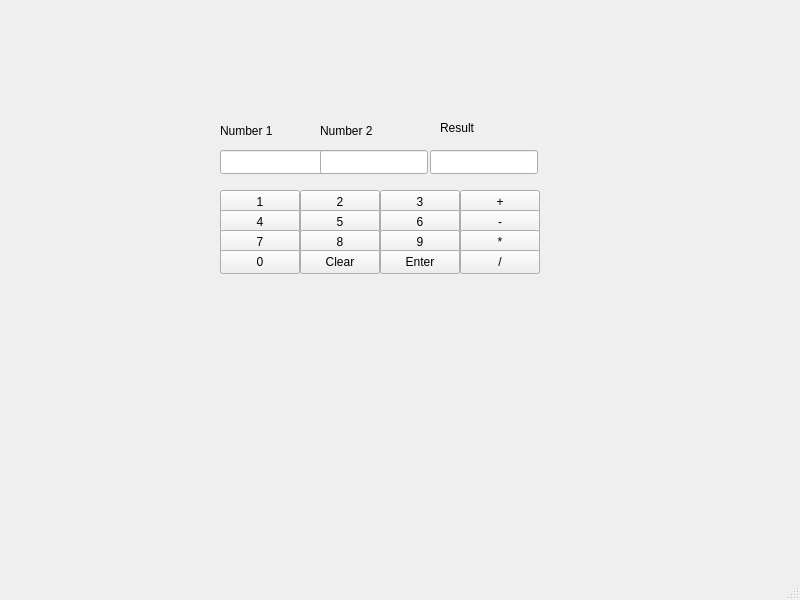
<?xml version="1.0" encoding="UTF-8"?>
<ui version="4.0">
 <class>MainWindow</class>
 <widget class="QMainWindow" name="MainWindow">
  <property name="geometry">
   <rect>
    <x>0</x>
    <y>0</y>
    <width>800</width>
    <height>600</height>
   </rect>
  </property>
  <property name="windowTitle">
   <string>MainWindow</string>
  </property>
  <widget class="QWidget" name="centralwidget">
   <widget class="QPushButton" name="num_1">
    <property name="geometry">
     <rect>
      <x>220</x>
      <y>190</y>
      <width>80</width>
      <height>24</height>
     </rect>
    </property>
    <property name="text">
     <string>1</string>
    </property>
   </widget>
   <widget class="QPushButton" name="num_2">
    <property name="geometry">
     <rect>
      <x>300</x>
      <y>190</y>
      <width>80</width>
      <height>24</height>
     </rect>
    </property>
    <property name="text">
     <string>2</string>
    </property>
   </widget>
   <widget class="QPushButton" name="num_3">
    <property name="geometry">
     <rect>
      <x>380</x>
      <y>190</y>
      <width>80</width>
      <height>24</height>
     </rect>
    </property>
    <property name="text">
     <string>3</string>
    </property>
   </widget>
   <widget class="QPushButton" name="num_4">
    <property name="geometry">
     <rect>
      <x>220</x>
      <y>210</y>
      <width>80</width>
      <height>24</height>
     </rect>
    </property>
    <property name="text">
     <string>4</string>
    </property>
   </widget>
   <widget class="QPushButton" name="num_5">
    <property name="geometry">
     <rect>
      <x>300</x>
      <y>210</y>
      <width>80</width>
      <height>24</height>
     </rect>
    </property>
    <property name="text">
     <string>5</string>
    </property>
   </widget>
   <widget class="QPushButton" name="num_6">
    <property name="geometry">
     <rect>
      <x>380</x>
      <y>210</y>
      <width>80</width>
      <height>24</height>
     </rect>
    </property>
    <property name="text">
     <string>6</string>
    </property>
   </widget>
   <widget class="QPushButton" name="num_7">
    <property name="geometry">
     <rect>
      <x>220</x>
      <y>230</y>
      <width>80</width>
      <height>24</height>
     </rect>
    </property>
    <property name="text">
     <string>7</string>
    </property>
   </widget>
   <widget class="QPushButton" name="num_8">
    <property name="geometry">
     <rect>
      <x>300</x>
      <y>230</y>
      <width>80</width>
      <height>24</height>
     </rect>
    </property>
    <property name="text">
     <string>8</string>
    </property>
   </widget>
   <widget class="QPushButton" name="num_9">
    <property name="geometry">
     <rect>
      <x>380</x>
      <y>230</y>
      <width>80</width>
      <height>24</height>
     </rect>
    </property>
    <property name="text">
     <string>9</string>
    </property>
   </widget>
   <widget class="QPushButton" name="num_0">
    <property name="geometry">
     <rect>
      <x>220</x>
      <y>250</y>
      <width>80</width>
      <height>24</height>
     </rect>
    </property>
    <property name="text">
     <string>0</string>
    </property>
   </widget>
   <widget class="QPushButton" name="clear">
    <property name="geometry">
     <rect>
      <x>300</x>
      <y>250</y>
      <width>80</width>
      <height>24</height>
     </rect>
    </property>
    <property name="text">
     <string>Clear</string>
    </property>
   </widget>
   <widget class="QPushButton" name="enter">
    <property name="geometry">
     <rect>
      <x>380</x>
      <y>250</y>
      <width>80</width>
      <height>24</height>
     </rect>
    </property>
    <property name="text">
     <string>Enter</string>
    </property>
   </widget>
   <widget class="QPushButton" name="plus">
    <property name="geometry">
     <rect>
      <x>460</x>
      <y>190</y>
      <width>80</width>
      <height>24</height>
     </rect>
    </property>
    <property name="text">
     <string>+</string>
    </property>
   </widget>
   <widget class="QPushButton" name="minus">
    <property name="geometry">
     <rect>
      <x>460</x>
      <y>210</y>
      <width>80</width>
      <height>24</height>
     </rect>
    </property>
    <property name="text">
     <string>-</string>
    </property>
   </widget>
   <widget class="QPushButton" name="multiply">
    <property name="geometry">
     <rect>
      <x>460</x>
      <y>230</y>
      <width>80</width>
      <height>24</height>
     </rect>
    </property>
    <property name="text">
     <string>*</string>
    </property>
   </widget>
   <widget class="QPushButton" name="divide">
    <property name="geometry">
     <rect>
      <x>460</x>
      <y>250</y>
      <width>80</width>
      <height>24</height>
     </rect>
    </property>
    <property name="text">
     <string>/</string>
    </property>
   </widget>
   <widget class="QLineEdit" name="numberDisplay_1">
    <property name="geometry">
     <rect>
      <x>220</x>
      <y>150</y>
      <width>108</width>
      <height>24</height>
     </rect>
    </property>
   </widget>
   <widget class="QLineEdit" name="numberDisplay_2">
    <property name="geometry">
     <rect>
      <x>320</x>
      <y>150</y>
      <width>108</width>
      <height>24</height>
     </rect>
    </property>
   </widget>
   <widget class="QLineEdit" name="resultDisplay">
    <property name="geometry">
     <rect>
      <x>430</x>
      <y>150</y>
      <width>108</width>
      <height>24</height>
     </rect>
    </property>
   </widget>
   <widget class="QLabel" name="label">
    <property name="geometry">
     <rect>
      <x>220</x>
      <y>120</y>
      <width>61</width>
      <height>21</height>
     </rect>
    </property>
    <property name="text">
     <string>Number 1</string>
    </property>
   </widget>
   <widget class="QLabel" name="label_2">
    <property name="geometry">
     <rect>
      <x>320</x>
      <y>120</y>
      <width>61</width>
      <height>21</height>
     </rect>
    </property>
    <property name="text">
     <string>Number 2</string>
    </property>
   </widget>
   <widget class="QLabel" name="label_3">
    <property name="geometry">
     <rect>
      <x>440</x>
      <y>120</y>
      <width>49</width>
      <height>16</height>
     </rect>
    </property>
    <property name="text">
     <string>Result</string>
    </property>
   </widget>
  </widget>
  <widget class="QMenuBar" name="menubar">
   <property name="geometry">
    <rect>
     <x>0</x>
     <y>0</y>
     <width>800</width>
     <height>21</height>
    </rect>
   </property>
  </widget>
  <widget class="QStatusBar" name="statusbar"/>
 </widget>
 <resources/>
 <connections/>
</ui>
